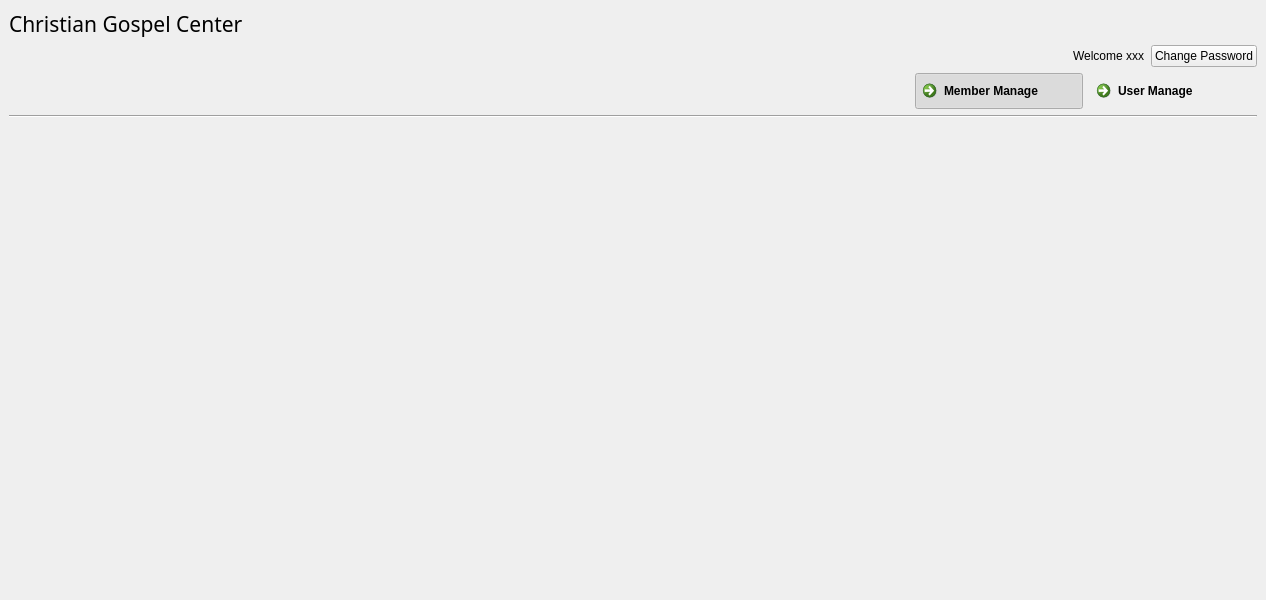
<?xml version="1.0" encoding="UTF-8"?>
<ui version="4.0">
 <class>MainWindow</class>
 <widget class="QMainWindow" name="MainWindow">
  <property name="geometry">
   <rect>
    <x>0</x>
    <y>0</y>
    <width>1266</width>
    <height>600</height>
   </rect>
  </property>
  <property name="windowTitle">
   <string>Register Book</string>
  </property>
  <property name="windowIcon">
   <iconset resource="../resouce.qrc">
    <normaloff>:/images/app.svg</normaloff>:/images/app.svg</iconset>
  </property>
  <widget class="QWidget" name="centralWidget">
   <layout class="QVBoxLayout" name="verticalLayout">
    <item>
     <layout class="QHBoxLayout" name="horizontalLayout_3">
      <item>
       <widget class="QLabel" name="projTitle">
        <property name="font">
         <font>
          <family>Agency FB</family>
          <pointsize>16</pointsize>
         </font>
        </property>
        <property name="text">
         <string>Christian Gospel Center</string>
        </property>
       </widget>
      </item>
      <item>
       <spacer name="horizontalSpacer_1">
        <property name="orientation">
         <enum>Qt::Horizontal</enum>
        </property>
        <property name="sizeHint" stdset="0">
         <size>
          <width>40</width>
          <height>20</height>
         </size>
        </property>
       </spacer>
      </item>
     </layout>
    </item>
    <item>
     <layout class="QHBoxLayout" name="horizontalLayout_3">
      <item>
       <spacer name="horizontalSpacer_2">
        <property name="orientation">
         <enum>Qt::Horizontal</enum>
        </property>
        <property name="sizeHint" stdset="0">
         <size>
          <width>40</width>
          <height>20</height>
         </size>
        </property>
       </spacer>
      </item>
      <item>
       <widget class="QLabel" name="userTitle">
        <property name="text">
         <string>Welcome xxx</string>
        </property>
       </widget>
      </item>
      <item>
       <widget class="QPushButton" name="changePwd">
        <property name="text">
         <string>Change Password</string>
        </property>
       </widget>
      </item>
     </layout>
    </item>
    <item>
     <layout class="QHBoxLayout" name="horizontalLayout">
      <item>
       <spacer name="horizontalSpacer">
        <property name="orientation">
         <enum>Qt::Horizontal</enum>
        </property>
        <property name="sizeHint" stdset="0">
         <size>
          <width>40</width>
          <height>20</height>
         </size>
        </property>
       </spacer>
      </item>
      <item>
       <widget class="QCommandLinkButton" name="memberManage">
        <property name="text">
         <string>Member Manage</string>
        </property>
        <property name="icon">
         <iconset>
          <normaloff>:/home.ico</normaloff>:/home.ico</iconset>
        </property>
        <property name="checkable">
         <bool>true</bool>
        </property>
        <property name="checked">
         <bool>true</bool>
        </property>
        <property name="autoExclusive">
         <bool>true</bool>
        </property>
       </widget>
      </item>
      <item>
       <widget class="QCommandLinkButton" name="userManage">
        <property name="text">
         <string>User Manage</string>
        </property>
        <property name="icon">
         <iconset>
          <normaloff>:/home.ico</normaloff>:/home.ico</iconset>
        </property>
        <property name="checkable">
         <bool>true</bool>
        </property>
        <property name="autoExclusive">
         <bool>true</bool>
        </property>
       </widget>
      </item>
     </layout>
    </item>
    <item>
     <widget class="Line" name="line">
      <property name="orientation">
       <enum>Qt::Horizontal</enum>
      </property>
     </widget>
    </item>
    <item>
     <widget class="QStackedWidget" name="workspace">
      <property name="sizePolicy">
       <sizepolicy hsizetype="Expanding" vsizetype="Expanding">
        <horstretch>0</horstretch>
        <verstretch>0</verstretch>
       </sizepolicy>
      </property>
     </widget>
    </item>
   </layout>
  </widget>
 </widget>
 <resources>
  <include location="../resouce.qrc"/>
 </resources>
 <connections/>
</ui>
